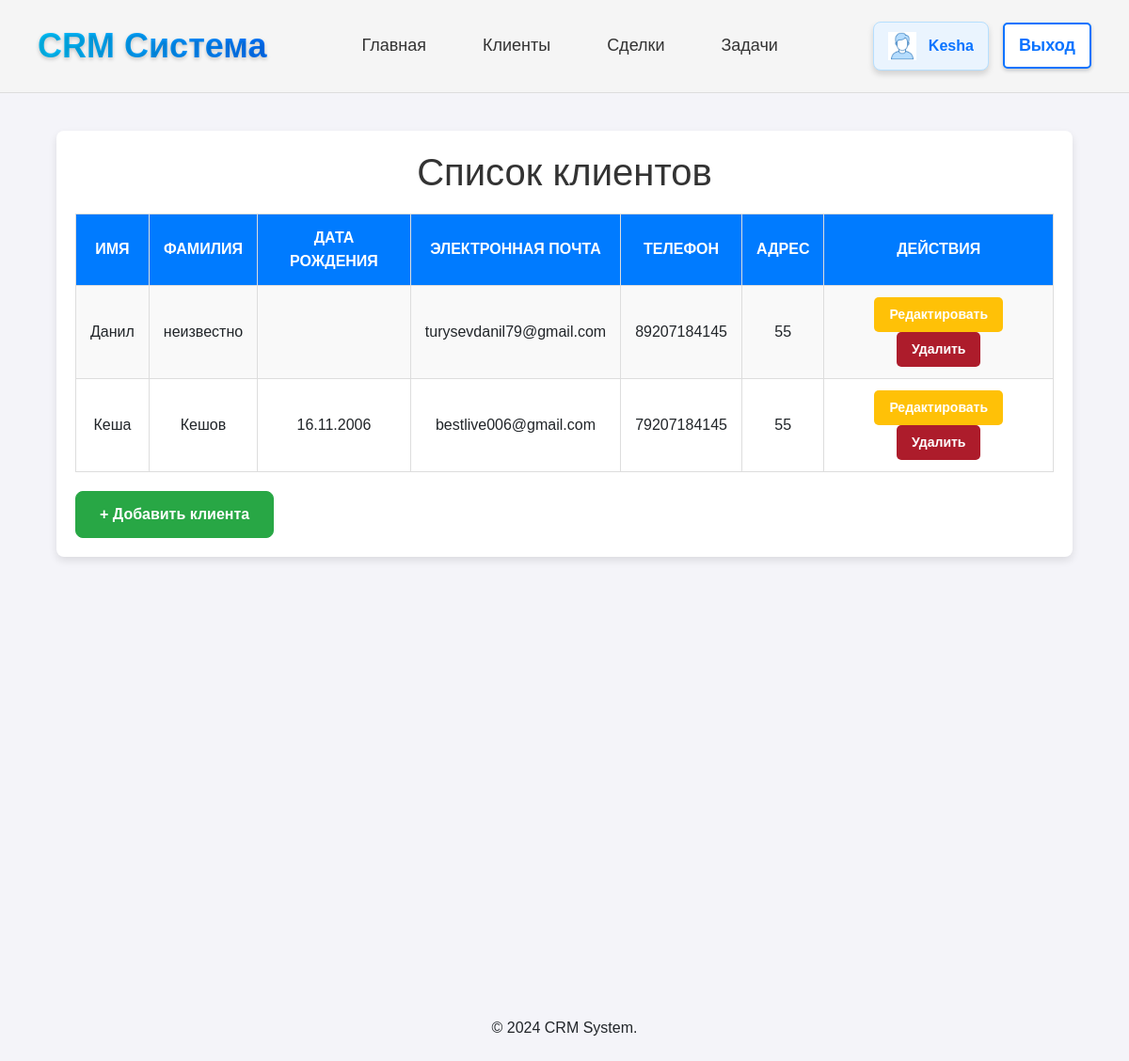
The app's page /clients/ (signed in), older data.
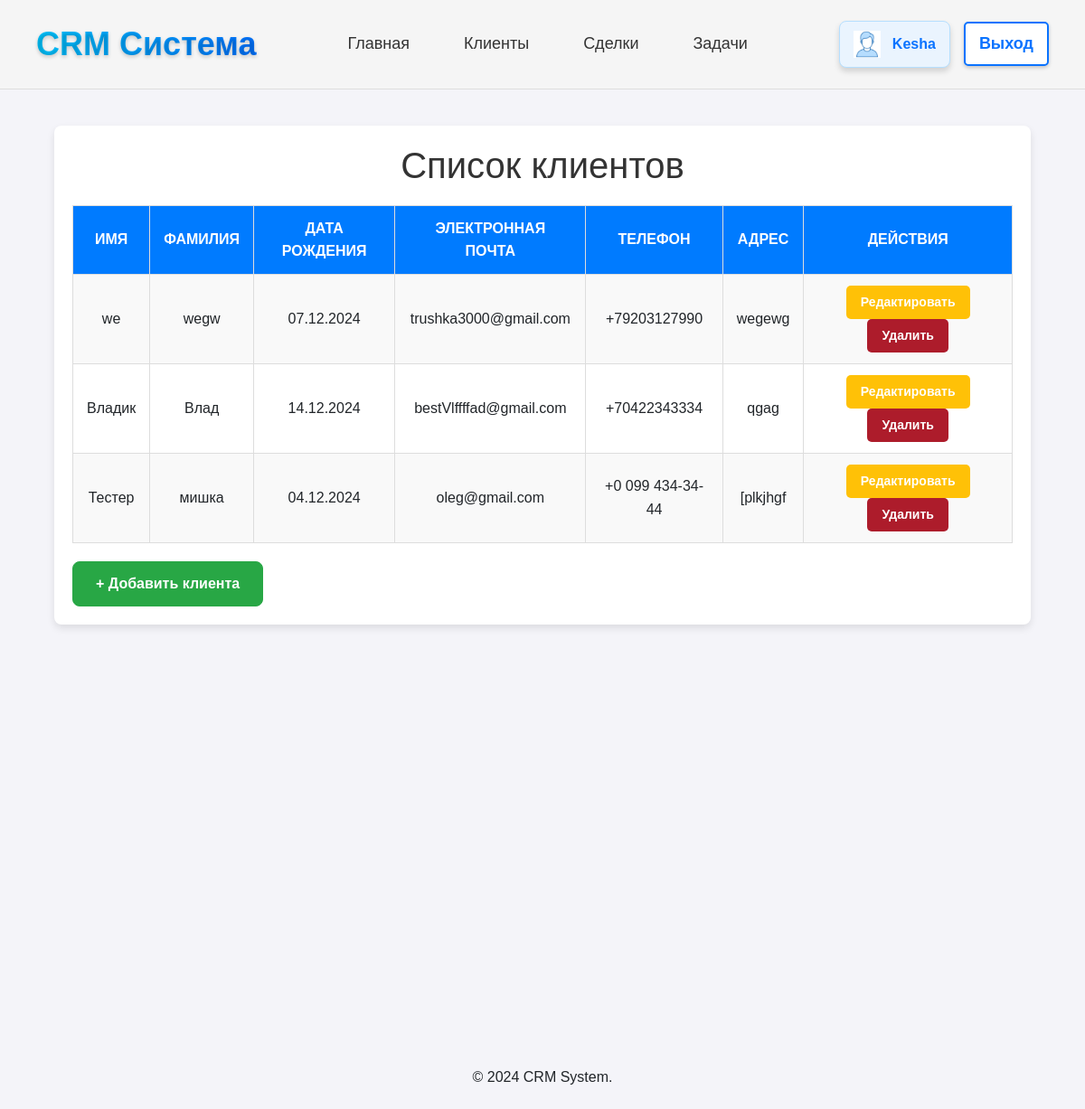
The same page, newer data.
### crm/models.py (models this page shows, shortened)
class Client(models.Model):
    name = models.CharField(max_length=255)
    surname = models.CharField(max_length=255, default='неизвестно')
    birth_date = models.DateField(null=True, blank=True)
    email = models.EmailField(unique=True, blank=True, null=True, default="example@example.com")  # Добавлено default
    phone = models.CharField(max_length=15, null=True, blank=True)
    address = models.TextField(null=True, blank=True)

### crm/views.py (the view)
# urls.py: path('clients/', views.client_list, name='client_list'),
def client_list(request):
    clients = Client.objects.all()  # Получение всех клиентов из базы данных
    return render(request, 'crm/client_list.html', {'clients': clients})

### crm/templates/crm/client_list.html (shortened to what this page needs)
{% extends 'crm/base.html' %}
{% block content %}
<!DOCTYPE html>
<html lang="en">
<head>
</head>
<body>
    <div class="container">
        <h1>Список клиентов</h1>
        <a href="{% url 'add_client' %}" class="btn btn-success mt-3">+ Добавить клиента</a>
        <table>
            <thead>
                <tr>
                    <th>Имя</th>
                    <th>Фамилия</th>
                    <th>Дата рождения</th>
                    <th>Электронная почта</th>
                    <th>Телефон</th>
                    <th>Адрес</th>
                    <th>Действия</th>
                </tr>
            </thead>
            <tbody>
                {% for client in clients %}
                <tr>
                    <td>{{ client.name }}</td>
                    <td>{{ client.surname }}</td>
                    <td>{{ client.birth_date|date:"d.m.Y" }}</td>
                    <td>{{ client.email }}</td>
                    <td>{{ client.phone }}</td>
                    <td>{{ client.address }}</td>
                    <td>
                        <a href="{% url 'edit_client' client.id %}" class="btn btn-warning btn-sm">Редактировать</a>
                        <a href="{% url 'delete_client' client.id %}" onclick="return confirm('Вы уверены?');"class="btn btn-danger btn-sm">Удалить</a>
                    </td>
                </tr>
                {% endfor %}
            </tbody>
        </table>
    </div>
</body>
</html>
{% endblock %}

Row changes from the older to the newer data that the page shows:
removed Client: name "Данил", surname "неизвестно", email "turysevdanil79@gmail.com", phone "89207184145", address "55"
removed Client: name "Кеша", surname "Кешов", birth_date "16.11.2006", email "bestlive006@gmail.com", phone "79207184145", address "55"
added Client: name "we", surname "wegw", birth_date "07.12.2024", email "trushka3000@gmail.com", phone "+79203127990", address "wegewg"
added Client: name "Владик", surname "Влад", birth_date "14.12.2024", email "bestVlffffad@gmail.com", phone "+70422343334", address "qgag"
added Client: name "Тестер", surname "мишка", birth_date "04.12.2024", email "oleg@gmail.com", phone "+0 099 434-34-44", address "[plkjhgf"
